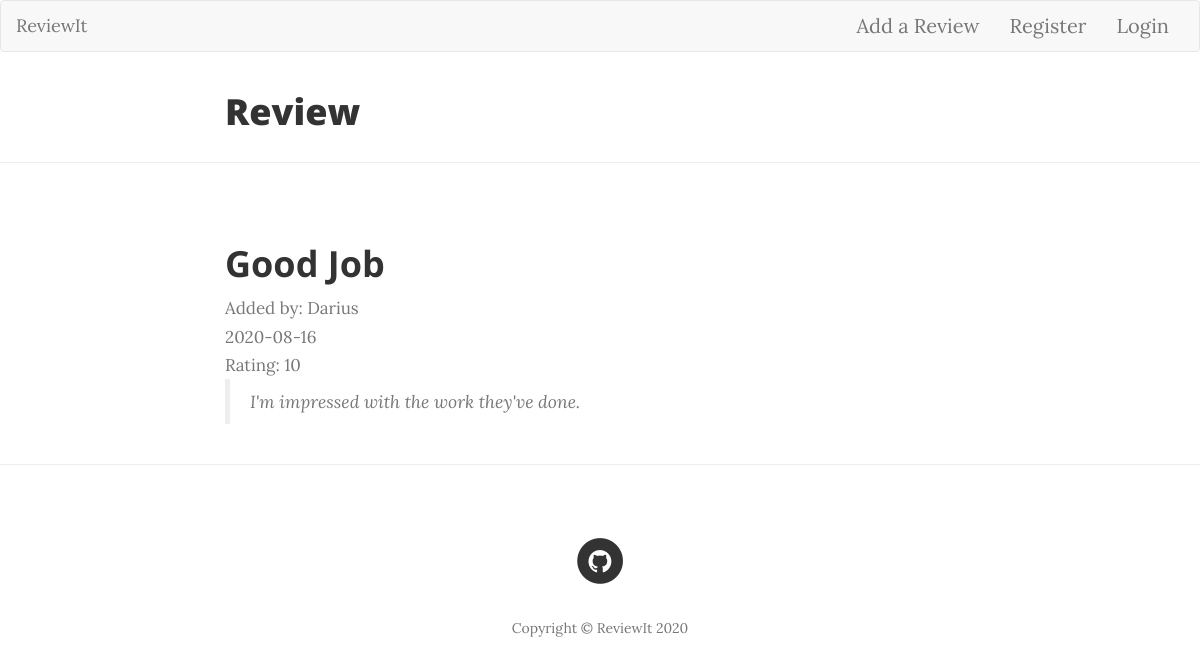
The app's page /review/15 with its own data.
### flaskreview/models.py (models this page shows, shortened)
class Review(db.Model):
    id = db.Column(db.Integer, primary_key=True)
    title = db.Column(db.String(100), nullable=False)
    description = db.Column(db.Text, nullable=False)
    rating = db.Column(db.Integer, nullable=False)
    country = db.Column(db.String(100))
    city = db.Column(db.String(100))
    date_created = db.Column(db.DateTime, nullable=False, default=datetime.utcnow)
    pictures = db.Column(db.String(20))
    user_id = db.Column(db.Integer, db.ForeignKey('user.id'), nullable=False)

class User(db.Model, UserMixin):
    id = db.Column(db.Integer, primary_key=True)
    username = db.Column(db.String(20), unique=True, nullable=False)
    email = db.Column(db.String(120), unique=True, nullable=False)
    password = db.Column(db.String(60), nullable=False)
    reviews = db.relationship('Review', backref='author', lazy=True)

### flaskreview/reviews/routes.py (the view)
@reviews.route('/review/<int:review_id>')
def review(review_id):
    review = Review.query.get_or_404(review_id)
    return render_template('review.html', title='Review', header='Review', review=review)

### flaskreview/templates/review.html (shortened to what this page needs)
{% extends 'base.html' %}
{% block content %}
    <article>
        <div class="container">
            <div class="row">
                <div class="col-lg-8 col-lg-offset-2 col-md-10 col-md-offset-1">
                    <div class="post-preview">
                        <h2 class="section-heading">{{ review.title }}</h2>
                        <small class="text-muted"> Added by: {{ review.author.username }} </small>
                        <br>
                        <small class="text-muted">{{ review.date_created.strftime('%Y-%m-%d') }}</small>
                        <br>
                        <small class=" text-muted">Rating: {{ review.rating }}</small>
                        <br>
                        <blockquote>{{ review.description }}</blockquote>
    </article>
    <hr>
 {% endblock content %}

### records on screen
Review: title "Good Job", date_created "2020-08-16", rating "10", description "I'm impressed with the work they've done."
User: author.username "Darius"

### other values on screen
{{ header }} "Review"
